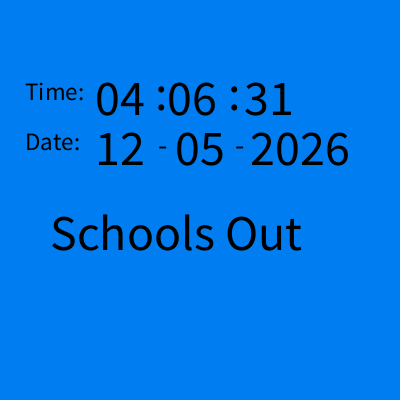
Frame 1 (no input)
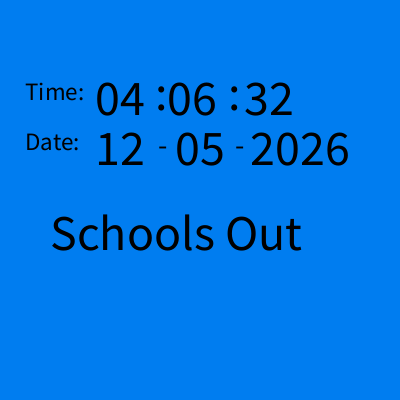
Frame 60 (the mouse pressed at the canvas centre just before this capture)
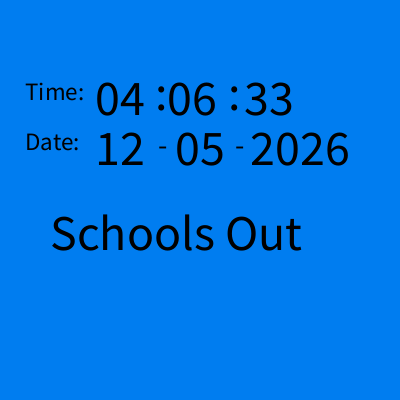
Frame 120 (the mouse held since frame 60 and released just before this capture)

The Processing sketch that drew these frames (run headless with seeded random() and noise(); from frame 60 on, the mouse is pressed at the canvas centre):

// Processing sketch: processing_181821
// ── processing_181821.pde

void setup() {

  size(400, 400);
  fill(0);
}
void draw() {
  background(0, 125, 240);
  fill(255);
  noStroke();
  fill(0);
  textSize(25);
  text("Time:", 25, 100);
  text("Date:", 25, 150);
  int y =year();
  int d= day();
  int M = month();
  int s = second();
  int m = minute();  
  int h = hour();    
  //clock
  textSize(50);
  if (h>9) text(""+h, 95, 115);
  else text("0"+h, 95, 115);
  text(":", 155, 110);
  if (m>9) text(""+m, 167, 115);
  else text("0"+m, 167, 115);
  text(":", 228, 110);
  if (s>9) text(""+s, 244, 115);
  else text("0"+s, 244, 115);
  //date
  if (M<10) text("0"+M, 95, 165);
  else text(""+M, 95, 165);
  textSize(30);
  text("-", 158, 155);
  textSize(50);
  if (d<10) text("0"+d, 175, 165);
  else text(""+d, 175, 165);
  textSize(30);
  text("-", 235, 155);
  textSize(50);
  text(""+y, 250, 165);
  text(currentClass(),50,250);
}
String currentClass() {
  //  String[] periodNames= new String[] {
  //   "First Block", "Second Block", "Third Block", "Lunch", "Forth Block", "Fifth Block", "Sixth Block"
  //  };
  int m = minute();  
  int h = hour();
  textSize(50); 
  if (h==8)  return  "First Block";
  if (h==9) { 
    if (m<5) return "Passing Time";
    else return "Second Block";
  }
  if (h==10) { 
    if (m<35) return "Second Block";
    else if (m<40)  return "Passing Time";
    else return "Third Block";
  }
  return "Schools Out";
}
